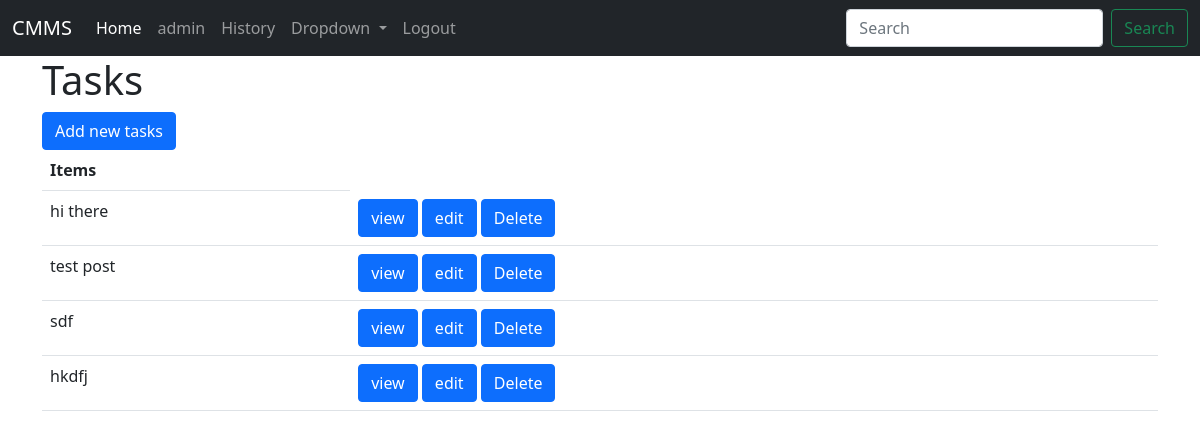
The app's page / (signed in) with its own data.
### todo/models.py (models this page shows, shortened)
class Task(models.Model):
    user = models.ForeignKey(User, on_delete=models.CASCADE)
    title = models.CharField(max_length=200)
    description = models.TextField(null=True, blank=True)
    complete = models.BooleanField(default=False)
    created = models.DateTimeField(auto_now_add=True)
    class Meta:
        order_with_respect_to = 'user'

### todo/views.py (the view)
# urls.py: path('', TaskListView.as_view(), name='task'),
class TaskListView(LoginRequiredMixin ,ListView):
    model = Task
    context_object_name = 'tasks'
    template_name ='todo/task.html'
    def get_queryset(self):
        return Task.objects.filter(user=self.request.user)

### todo/templates/todo/task.html (shortened to what this page needs)
{%extends 'todo/main.html'%}
{%block content %}
<!DOCTYPE html>
<html lang="en">
<head>
</head>
<body>
    <div class="container">
    <h1>Tasks</h1>
        <a class="btn btn-primary" href=" {% url 'create' %}">Add new tasks</a>
        <table class = "table table-hover">
            <tr>
                <th scope="col">Items</th>
            </tr>
            {% for task in object_list %}
            <tr>
                <td>
                    {{task.title}}</td>
                   <td> <a class = "btn btn-primary" href="{% url 'detail' task.id %}">view</a>
                    <a class = "btn btn-primary" href="{% url 'edit' task.id%}">edit</a>
                    <a class = "btn btn-primary"href="{% url 'delete' task.id%}">Delete</a>
                </td>
            </tr>
            {% endfor %}
        </table>
        </div>
</body>
</html>
{% endblock content %}

### todo/templates/todo/main.html (shortened to what this page needs)
<!doctype html>
<html lang="en">
  <head>
    <link href="https://cdn.jsdelivr.net/npm/bootstrap@5.0.0-beta3/dist/css/bootstrap.min.css" rel="stylesheet">
  </head>
  <nav class="navbar navbar-expand-lg navbar-dark bg-dark  ">
    <div class="container-fluid">
      <a class="navbar-brand " href="#">CMMS</a>
      <div class="collapse navbar-collapse" id="navbarSupportedContent">
        <ul class="navbar-nav me-auto mb-1 mb-lg-0 ">
          <li class="nav-item">
            <a class="nav-link active " aria-current="page" href="{% url 'task'%}">Home</a>
          </li>
          <li class="nav-item">
            <a class="nav-link " href="#">{{request.user}}</a>
          </li>
          <li class="nav-item">
          <a class="nav-link  " href="{% url 'history' %}" > History</a>
          <li class="nav-item dropdown">
            <a class="nav-link dropdown-toggle " href="#" id="navbarDropdown" role="button" data-bs-toggle="dropdown" aria-expanded="false">
              Dropdown
            </a>
          </li>
          <li class="nav-item">
            <a class="nav-link  " href="{% url 'logout'%}" tabindex="-1" aria-disabled="true">Logout</a>
          </li>
        </ul>
        <form class="d-flex">
          <input class="form-control me-2" type="search" placeholder="Search" aria-label="Search">
          <button class="btn btn-outline-success d-lg-inline-block   " type="submit">Search</button>
        </form>
      </div>
    </div>
  </nav>
  <body>
    <div>
        {%block content %}
        {%endblock content %}
    </div>
  </body>
</html>

### records on screen
Task: title "hi there"
Task: title "test post"
Task: title "sdf"
Task: title "hkdfj"

### other values on screen
{{ request.user }} "admin"
